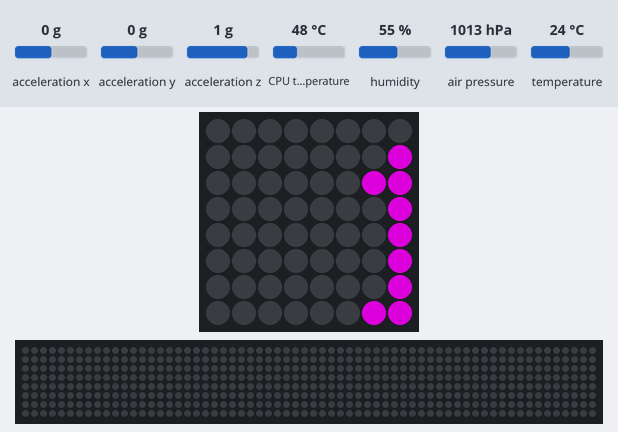
Bench run of a program on a simulated Raspberry Pi (BCM pin numbers) with a Sense HAT. Shown: the Sense HAT's 8×8 RGB LED matrix, a strip that is not on the board, showing the scrolling text unrolled. Inputs (shaded band) come from the test bench; at power-on: acceleration x 0 g, acceleration y 0 g, acceleration z 1 g, CPU temperature 48 °C, humidity 55 %, air pressure 1013 hPa, temperature 24 °C. Dim RGB values are drawn brighter than linear; the clock reads 2024-03-15 10:24:30 at power-on unless the program sets it; the 64×8 strip is a reading aid, not a part: it shows the text the matrix is scrolling, unrolled, one strip-width of it at a time; what the program prints to the terminal is not drawn.

Above: at 30.3 s.
At 33.3 s:
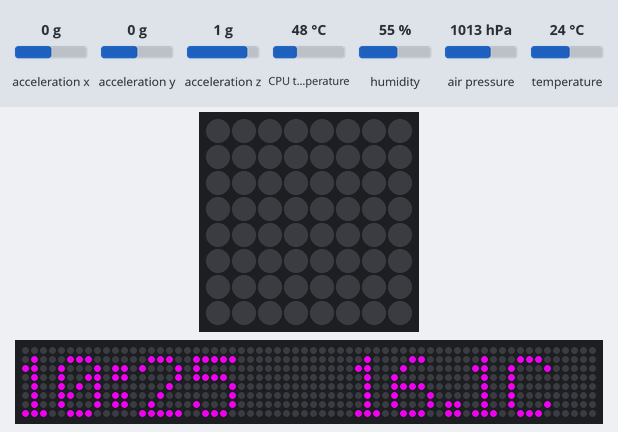
At 40.8 s:
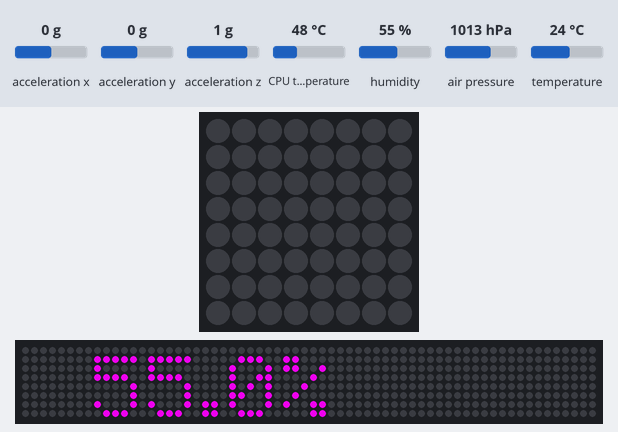
At 46.7 s:
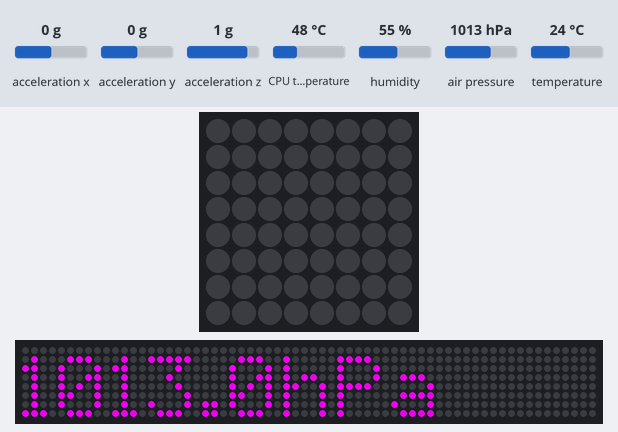
At 90.65 s:
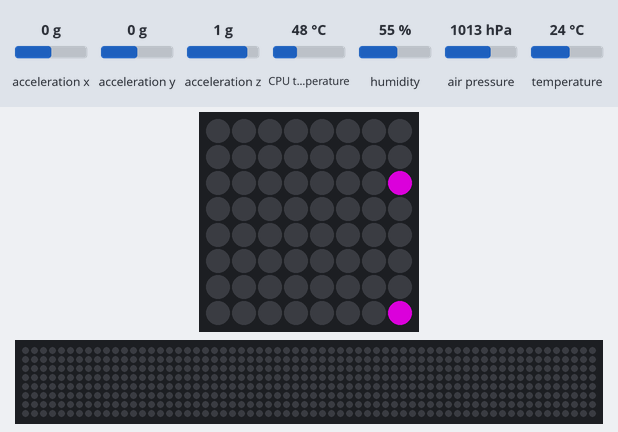
At 107.07 s:
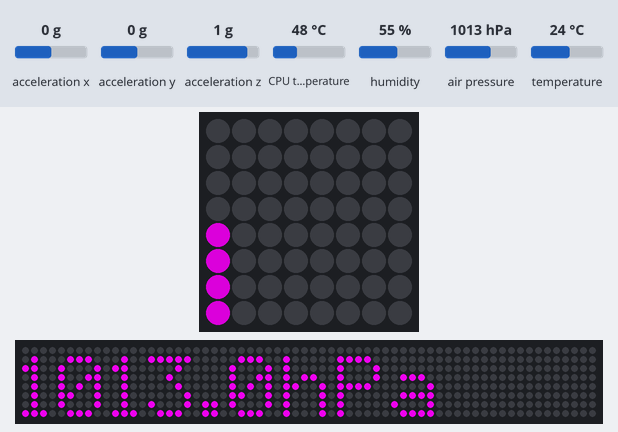

The program:

weather.py
```python
#!/usr/bin/python

from sense_hat import SenseHat
import time, os, sys

sense = SenseHat()
sense.low_light = True

def getCPUtemperature():
    res = os.popen('vcgencmd measure_temp').readline()
    return(res.replace("temp=","").replace("'C\n",""))

try:

      while True:

            now = time.strftime("%S")

            if  float(now)==0:

                sense.clear()
                current_time = time.strftime("%H:%M")
                print("Current Time",current_time)

                cpu_temp = getCPUtemperature()
                temp = sense.get_temperature()
                temp_p = sense.get_temperature_from_pressure()
                temp_cal = float(temp) - (float(cpu_temp)-float(temp))/3.037
                temp = round(temp, 1)
                cpu_temp = round(float(cpu_temp), 1)
                temp_p = round(temp_p, 1)
                temp_cal = round(temp_cal, 1)

                print("Temperature Sense",temp)
                print("Temperature P",temp_p)
                print("Temperature CPU",cpu_temp)
                print("Temperature Cal",temp_cal)

                humidity = sense.get_humidity()
                humidity = round(humidity, 1)
                print("Humidity RH%",humidity)

                pressure = sense.get_pressure()
                pressure = round(pressure, 1)
                print("Pressure hPa",pressure)

                accelerometer_data = sense.get_accelerometer_raw()
                x = round(accelerometer_data['x'], 0)
                y = round(accelerometer_data['y'], 0)

                if    y == -1:
                      sense.set_rotation(180)
                elif  x == 1:
                      sense.set_rotation(270)
                elif  x == -1:
                      sense.set_rotation(90)
                else:
                      sense.set_rotation(0)

                sense.show_message(current_time + "  " + str(temp_cal) + "C  " + str(humidity) + "%  " + str(pressure) + "hPa  ", scroll_speed=(0.1), back_colour= [0,0,0], text_colour= [200,0,200])

            else:
                time.sleep(0.5)

except KeyboardInterrupt:
      pass

sense.clear()
```

Measured:
- what the display in image 1 shows lasts 0.6 s, from 33.3 s to 33.9 s
- what the display in image 3 shows lasts 1.3 s, from 46.7 s to 48.0 s
